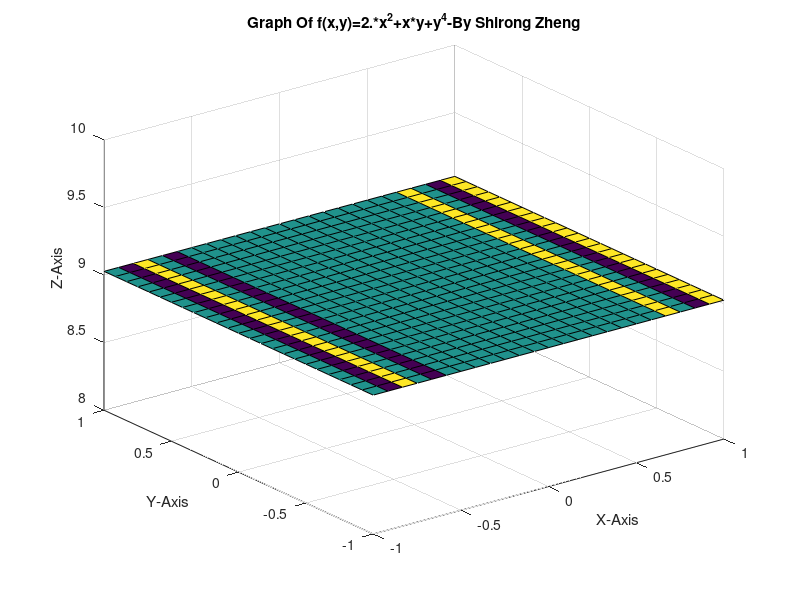

Here is the MATLAB script that generated this plot:
%% Shirong Zheng
%% Exercise 5.1

x=linspace(-1,1,25);
y=linspace(-1,1,25);
[x, y]=meshgrid(x,y);
z=2.*x^2+x*y+y^4;
[C, H]=contour(x,y,z);
clabel(C,H,-1:1:25);
surf(x,y,z);
hold on;

xlabel('X-Axis');
ylabel('Y-Axis');
zlabel('Z-Axis');
title('Graph Of f(x,y)=2.*x^2+x*y+y^4-By Shirong Zheng');
